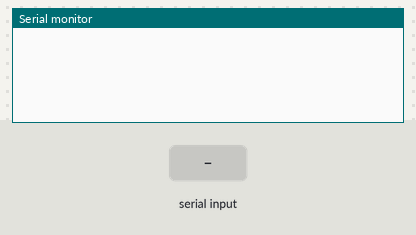
A sketch run on a simulated Arduino Uno, built with avr-gcc and run on an emulated ATmega328P. Shown: the last lines printed to the serial monitor. Wiring (inferred from the names in the program): 24Cxx EEPROM at I2C address 0x56. The inputs (shaded band) are chosen by the test bench. EEPROM starts erased.

Above: at 1.2 s.
1.3 s: "w 1\n" received over Serial
At 1.8 s:
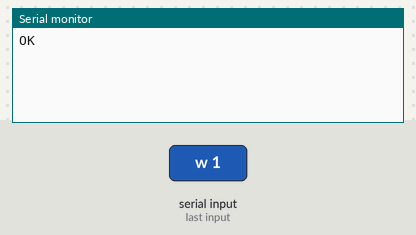
2.8 s: "r 1\n" received over Serial
At 4.0 s:
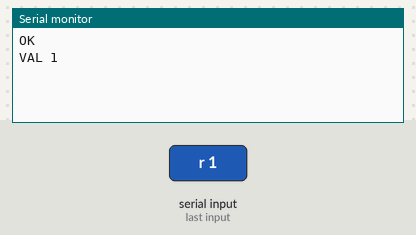
4.3 s: " \n" received over Serial
At 5.2 s:
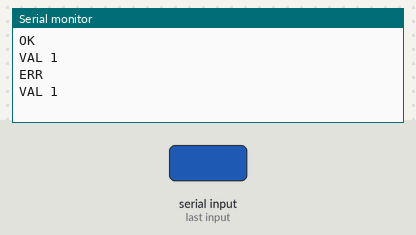

The sketch:

M24M01_SerialReadWrite.ino
```cpp
/**
 * WriteMemoryFromSerial by Fabien AUBRET
 * 28/12/2024
 * 03/12/2025 ==> Adding reading capabilities
 *
 * This code enable the user to write values to the AT24C08 using simple Serial commands in the following format:
 * page address value
 * For example:
 *  To read page 0, address 0:
 *    r0 0
 *  To write page 0, address 0, value 58:
 *    w0 0 58
 * With page between 0 and 3
 * Address and value are stored on 8 bits
 *
 * Serial communication speed: 115200 bauds
 *
*/

#include <Wire.h>

uint8_t addressBase   = 0xA0;
uint8_t e1Flag        = 0x08;
uint8_t e2Flag        = 0x04;

uint8_t deviceAddress = addressBase | e1Flag | e2Flag; // 1010 e1 e2 00

int status;

int read_write_mode = 0; // 0 = Read, 1 = Write
uint32_t parameters[2];
bool parametersAcquisition;

bool newRequest = false;

String serialInput;

bool DEBUG = false;

void setup() {
  Wire.begin();

  Serial.begin(115200);
}

void loop() {
  readSerial();

  if(newRequest) {
    if(!parametersAcquisition) {
      Serial.println("ERR");
    }
    else {
      if(read_write_mode == 1) {
        writeData(parameters[0], parameters[1]);
        if(!status) { Serial.println("OK"); }
        else { Serial.println("ERR"); }
      }
      else {
        int value = readData(parameters[0]);
        if(!status) {
          Serial.print("VAL ");
          Serial.println(value);
        }
        else { Serial.println("ERR"); }
      }
    }
    newRequest = false;
  }
}

void readSerial() {
  if(Serial.available()) {
    newRequest = true;
    serialInput = Serial.readStringUntil('\n');
    serialInput.replace("\r", "");
    serialInput.trim();
    int index = 0;

    if(serialInput.startsWith("w")) {
      read_write_mode = 1;
      parametersAcquisition = getParameters(serialInput.substring(1), 2);
    }
    else if(serialInput.startsWith("r")) {
      read_write_mode = 0;
      parametersAcquisition = getParameters(serialInput.substring(1), 1);
    }
    else {
      Serial.println("ERR");
    }
  }
}

/*
 * Extract parameters from a string in the following format: X Y Z (space separated)
 */
bool getParameters(String input, int paramCount) {
  int index = 0;

  while(input.length() > 0 && index < paramCount) {
    int spaceIndex = input.indexOf(" ");

    if(spaceIndex >= 0) {
      parameters[index] = input.substring(0, spaceIndex).toInt();
      input = input.substring(spaceIndex+1);
      input.trim();
      index++;
    }
    else {
      parameters[index] = input.toInt();
      index++;
      break;
    }
  }

  return (index == paramCount);
}

/*
 * page: uint8_t, 0, 1, 2, 3
 * addr: uint8_t, the address to write the byte to
 * value: uint8_t, the value (byte) to be written
 */
uint8_t writeData(uint32_t addr, uint8_t value) {
  if(DEBUG) {
    Serial.println((String)"Writing " + value + " at address " + addr);
  }
  uint8_t byteAddrMSB = (addr >> 9 & 0x80) >> 6;
  uint8_t deviceWriteAddress = (deviceAddress | byteAddrMSB) >> 1;
  uint8_t writeAddressUp = addr >> 8 & 0xFF;
  uint8_t writeAddressDown = addr & 0xFF;

  Wire.beginTransmission(deviceWriteAddress);
  // --- Send targeted word address
  Wire.write(writeAddressUp);
  Wire.write(writeAddressDown);
  // --- Write desired value
  Wire.write(value);
  // --- End transmission (Send STOP signal)
  status = Wire.endTransmission();

  return status;
}

uint8_t readData(uint32_t addr) {
  if(DEBUG) {
    Serial.println((String)"Reading address " + addr);
  }

  if(addr <= 128000) {
    uint8_t byteAddrMSB = (addr >> 9 & 0x80) >> 6;
    uint8_t deviceReadAddress = (deviceAddress | byteAddrMSB) >> 1;
    uint8_t readAddressUp = addr >> 8 & 0xFF;
    uint8_t readAddressDown = addr & 0xFF;

    // --- Position the reading cursor at the correct position
    Wire.beginTransmission(deviceReadAddress);
    Wire.write(readAddressUp);
    Wire.write(readAddressDown);
    status = Wire.endTransmission();

    int readLength = Wire.requestFrom(deviceReadAddress, 1);
    int value = Wire.read();

    // // --- Read the value after the cursor
    return value;
  }
  else {
    return 0;
  }
}

//  TODO: Add reading function
```

Measured:
- after the input at 1.3 s, the serial monitor: prints a new line at once (image 1)
- after the input at 2.8 s, the serial monitor: prints a new line at once (image 2)
- after the input at 4.3 s, the serial monitor: prints a new line at once (image 3)
